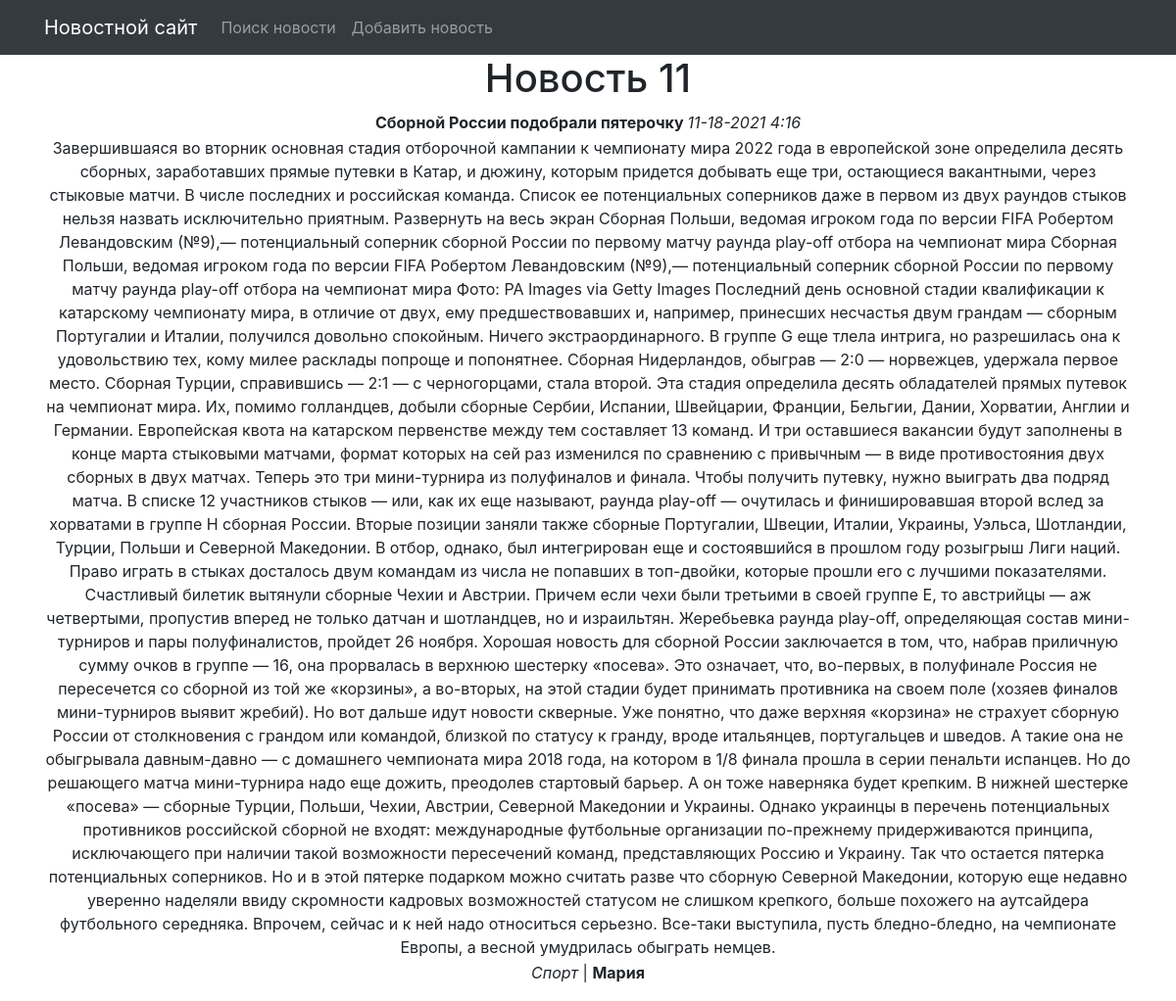
The app's page /news/11/ with its own data.
### newsapp/models.py (models this page shows, shortened)
class News(models.Model):
    news_author = models.ForeignKey(Author, on_delete=models.CASCADE)
    news_create_time = models.DateTimeField(auto_now_add=True)
    news_text = models.TextField(default="None")
    name = models.CharField( max_length=100, unique=True)
    category = models.ForeignKey(
        to='Category',
        on_delete=models.CASCADE,
        related_name='all_news',
    )

class Category(models.Model):
    name = models.CharField(max_length=100, unique=True)

class Author(models.Model):
    author_user = models.OneToOneField(User, on_delete = models.CASCADE)
    author_rate = models.IntegerField(default=0)

### newsapp/views.py (the view)
# urls.py: path('<int:pk>/', NewsDetailView.as_view(), name='news_detail'),  # Ссылка на просмотр новости №
class NewsDetailView(DetailView):
    template_name = 'news_detail.html'
    queryset = News.objects.all()

### newsapp/templatetags/custom_filters.py (called while the page is built)
@register.filter(name='cenzor')
def censor(value):
    for word in censor_list:
        value = value.replace(word, '***') # замены слова на ***
    return value

### templates/news_detail.html (shortened to what this page needs)
{% extends 'flatpages/default.html' %}
{% load custom_filters %}
{% block content %}
<h1>Новость  {{ news.id }}</h1>
    <table>
        <tr>
            <td>
                <b> {{ news.name|cenzor }} </b>
                <i>{{ news.news_create_time|date:'m-d-Y g:i'  }}</i>
            </td>
        </tr>
        <tr>
            <td>
                {{ news.news_text|cenzor }}
            </td>
        </tr>
        <tr>
            <td>
                <p>
                    <i>{{ news.category.name }}</i>  |
                    <b>{{ news.news_author.author_user.username }}</b>
                </p>
            </td>
        </tr>
    </table>
{% endblock content %}

### records on screen
News: id "11", name|cenzor "Сборной России подобрали пятерочку", news_create_time "11-18-2021 4:16", news_text|cenzor "Завершившаяся во вторник основная стадия отборочной кампании к чемпионату мира 2022 года в европейской зоне определила десять сборных, заработавших прямые путевки в Катар, и дюжину, которым придется добывать еще три, остающиеся вакантными, через стыковые матчи. В числе последних и российская команда. Список ее потенциальных соперников даже в первом из двух раундов стыков нельзя назвать исключительно приятным. Развернуть на весь экран Сборная Польши, ведомая игроком года по версии FIFA Робертом Левандовским (№9),— потенциальный соперник сборной России по первому матчу раунда play-off отбора на чемпионат мира Сборная Польши, ведомая игроком года по версии FIFA Робертом Левандовским (№9),—…", category.name "Спорт", news_author.author_user.username "Мария"
